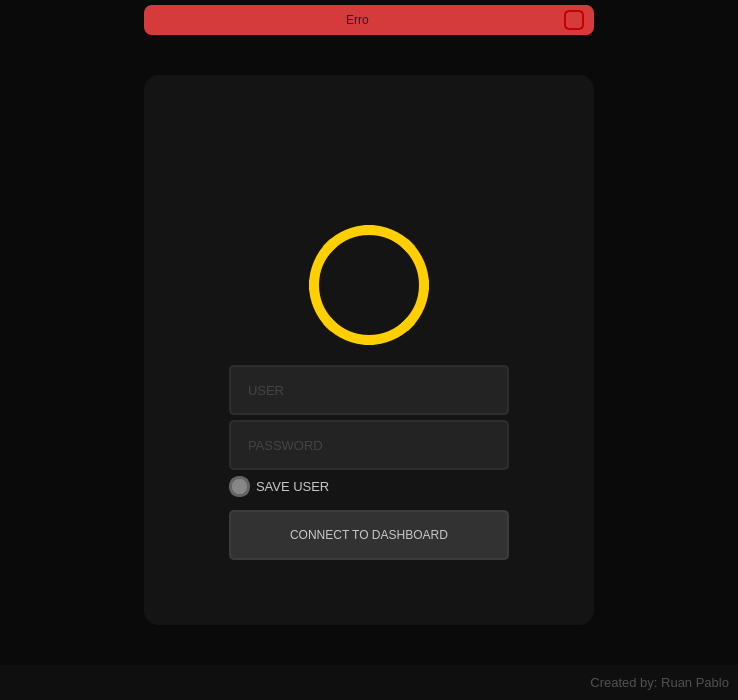
<?xml version="1.0" encoding="UTF-8"?>
<ui version="4.0">
 <class>MainWindow</class>
 <widget class="QMainWindow" name="MainWindow">
  <property name="geometry">
   <rect>
    <x>0</x>
    <y>0</y>
    <width>738</width>
    <height>700</height>
   </rect>
  </property>
  <property name="minimumSize">
   <size>
    <width>500</width>
    <height>700</height>
   </size>
  </property>
  <property name="font">
   <font>
    <family>Segoe UI</family>
    <pointsize>10</pointsize>
   </font>
  </property>
  <property name="windowTitle">
   <string>Login</string>
  </property>
  <property name="windowIcon">
   <iconset resource="file_rc.qrc">
    <normaloff>:/icon/image/Icon.ico</normaloff>:/icon/image/Icon.ico</iconset>
  </property>
  <property name="autoFillBackground">
   <bool>false</bool>
  </property>
  <property name="styleSheet">
   <string notr="true">color: rgb(200, 200, 200);
background-color: rgb(10, 10, 10);</string>
  </property>
  <property name="toolButtonStyle">
   <enum>Qt::ToolButtonIconOnly</enum>
  </property>
  <widget class="QWidget" name="centralwidget">
   <layout class="QVBoxLayout" name="verticalLayout">
    <property name="spacing">
     <number>0</number>
    </property>
    <property name="leftMargin">
     <number>0</number>
    </property>
    <property name="topMargin">
     <number>0</number>
    </property>
    <property name="rightMargin">
     <number>0</number>
    </property>
    <property name="bottomMargin">
     <number>0</number>
    </property>
    <item>
     <widget class="QFrame" name="top_bar">
      <property name="maximumSize">
       <size>
        <width>16777215</width>
        <height>35</height>
       </size>
      </property>
      <property name="styleSheet">
       <string notr="true"/>
      </property>
      <property name="frameShape">
       <enum>QFrame::NoFrame</enum>
      </property>
      <property name="frameShadow">
       <enum>QFrame::Raised</enum>
      </property>
      <layout class="QHBoxLayout" name="horizontalLayout_2">
       <property name="spacing">
        <number>0</number>
       </property>
       <property name="leftMargin">
        <number>0</number>
       </property>
       <property name="topMargin">
        <number>5</number>
       </property>
       <property name="rightMargin">
        <number>0</number>
       </property>
       <property name="bottomMargin">
        <number>0</number>
       </property>
       <item>
        <widget class="QFrame" name="frame_erro">
         <property name="maximumSize">
          <size>
           <width>450</width>
           <height>16777215</height>
          </size>
         </property>
         <property name="styleSheet">
          <string notr="true">background-color: rgb(214, 59, 59);
border-radius: 8px;</string>
         </property>
         <property name="frameShape">
          <enum>QFrame::StyledPanel</enum>
         </property>
         <property name="frameShadow">
          <enum>QFrame::Raised</enum>
         </property>
         <layout class="QHBoxLayout" name="horizontalLayout_3">
          <property name="spacing">
           <number>3</number>
          </property>
          <property name="leftMargin">
           <number>10</number>
          </property>
          <property name="topMargin">
           <number>3</number>
          </property>
          <property name="rightMargin">
           <number>10</number>
          </property>
          <property name="bottomMargin">
           <number>3</number>
          </property>
          <item>
           <widget class="QLabel" name="label_erro">
            <property name="styleSheet">
             <string notr="true">color:rgb(35, 35, 35);</string>
            </property>
            <property name="text">
             <string>Erro</string>
            </property>
            <property name="alignment">
             <set>Qt::AlignCenter</set>
            </property>
           </widget>
          </item>
          <item>
           <widget class="QPushButton" name="pushButton_close">
            <property name="maximumSize">
             <size>
              <width>20</width>
              <height>20</height>
             </size>
            </property>
            <property name="styleSheet">
             <string notr="true">QPushButton{
	background-image: url(:/Close_Image/image/cil-x.png);
	border-radius: 5px;
	background-position: center;
	border: 2px solid rgb(198, 0, 3);
	
}
QPushButton:hover{
	background-color: rgba(50, 50, 50, 50);
	color: rgb(200, 200, 200);
}
QPushButton:pressed{
	background-color: rgba(35, 35, 35, 35);
	color: rgb(200, 200, 200);
}</string>
            </property>
            <property name="text">
             <string/>
            </property>
           </widget>
          </item>
         </layout>
        </widget>
       </item>
      </layout>
     </widget>
    </item>
    <item>
     <widget class="QFrame" name="content">
      <property name="styleSheet">
       <string notr="true"/>
      </property>
      <property name="frameShape">
       <enum>QFrame::NoFrame</enum>
      </property>
      <property name="frameShadow">
       <enum>QFrame::Raised</enum>
      </property>
      <layout class="QHBoxLayout" name="horizontalLayout">
       <item>
        <widget class="QFrame" name="login_area">
         <property name="maximumSize">
          <size>
           <width>450</width>
           <height>550</height>
          </size>
         </property>
         <property name="styleSheet">
          <string notr="true">background-color: rgb(20, 20, 20);
border-radius: 15px ;</string>
         </property>
         <property name="frameShape">
          <enum>QFrame::NoFrame</enum>
         </property>
         <property name="frameShadow">
          <enum>QFrame::Raised</enum>
         </property>
         <widget class="QFrame" name="logo">
          <property name="geometry">
           <rect>
            <x>45</x>
            <y>40</y>
            <width>360</width>
            <height>90</height>
           </rect>
          </property>
          <property name="styleSheet">
           <string notr="true">background-image: url(:/logo/image/logo_360x90.png);
background-repeat: no-repeat;
background-position: center;</string>
          </property>
          <property name="frameShape">
           <enum>QFrame::StyledPanel</enum>
          </property>
          <property name="frameShadow">
           <enum>QFrame::Raised</enum>
          </property>
         </widget>
         <widget class="QFrame" name="avatar">
          <property name="geometry">
           <rect>
            <x>165</x>
            <y>150</y>
            <width>120</width>
            <height>120</height>
           </rect>
          </property>
          <property name="styleSheet">
           <string notr="true">QFrame{
	
	background-image: url(:/avatar/image/avatar.png);
	border-radius: 60px;
	border: 10px solid rgb(255, 207, 0);
	background-position: center
}</string>
          </property>
          <property name="frameShape">
           <enum>QFrame::StyledPanel</enum>
          </property>
          <property name="frameShadow">
           <enum>QFrame::Raised</enum>
          </property>
         </widget>
         <widget class="QLineEdit" name="lineEdit_user">
          <property name="geometry">
           <rect>
            <x>85</x>
            <y>290</y>
            <width>280</width>
            <height>50</height>
           </rect>
          </property>
          <property name="font">
           <font>
            <family>Segoe UI</family>
            <pointsize>10</pointsize>
           </font>
          </property>
          <property name="styleSheet">
           <string notr="true">QLineEdit{
	border: 2px solid rgb(45, 45, 45);
	border-radius: 5px;
	padding:15px;
	background-color: rgb(35, 35, 35);
	color: rgb(100, 100, 100);
}
QLineEdit:hover {
	border: 3px solid rgb(255, 207, 0);
}
QLineEdit:focus{
	border: 3px solid;
    border-color: rgb(255, 207, 0);
	color: rgb(200, 200, 200);
}

</string>
          </property>
          <property name="maxLength">
           <number>32</number>
          </property>
          <property name="placeholderText">
           <string>USER</string>
          </property>
         </widget>
         <widget class="QLineEdit" name="lineEdit_password">
          <property name="geometry">
           <rect>
            <x>85</x>
            <y>345</y>
            <width>280</width>
            <height>50</height>
           </rect>
          </property>
          <property name="font">
           <font>
            <family>Segoe UI</family>
            <pointsize>10</pointsize>
           </font>
          </property>
          <property name="styleSheet">
           <string notr="true">QLineEdit{
	border: 2px solid rgb(45, 45, 45);
	border-radius: 5px;
	padding: 15px;
	background-color: rgb(35, 35, 35);
	color: rgb(100, 100, 100);
}
QLineEdit:hover {
	border: 2px solid rgb(255, 207, 0);
}
QLineEdit:focus {
	border: 2px solid rgb(255, 207, 0);
	color: rgb(200, 200, 200)
}</string>
          </property>
          <property name="maxLength">
           <number>32</number>
          </property>
          <property name="echoMode">
           <enum>QLineEdit::Password</enum>
          </property>
          <property name="placeholderText">
           <string>PASSWORD</string>
          </property>
         </widget>
         <widget class="QCheckBox" name="checkBox_save_user">
          <property name="geometry">
           <rect>
            <x>85</x>
            <y>400</y>
            <width>271</width>
            <height>22</height>
           </rect>
          </property>
          <property name="font">
           <font>
            <family>Segoe UI</family>
            <pointsize>10</pointsize>
           </font>
          </property>
          <property name="styleSheet">
           <string notr="true">QCheckBox::indicator {
	border: 3px solid rgb(100, 100, 100);
	width: 15px;
	height: 15px;
	border-radius: 10px;
	background-color: rgb(135, 135, 135);
}
QCheckBox::indicator:checked {
	border: 3px solid rgb(255, 205, 0);
	background-color: rgb(255, 255, 0);
}</string>
          </property>
          <property name="text">
           <string>SAVE USER</string>
          </property>
         </widget>
         <widget class="QPushButton" name="pushButton_login">
          <property name="geometry">
           <rect>
            <x>85</x>
            <y>435</y>
            <width>280</width>
            <height>50</height>
           </rect>
          </property>
          <property name="styleSheet">
           <string notr="true">QPushButton{
	
	background-color: rgb(50, 50, 50);
	border: 2px solid rgb(60, 60, 60);
	border-radius: 5px;
}
QPushButton:hover{
	background-color: rgb(60, 60, 60);
	border: 2px solid rgb(70, 70, 70);
}
QPushButton:pressed{
	background-color: rgb(250, 230, 0);
	border: 2px solid rgb(255, 165, 24);
	color: rgb(35, 35, 35);
}</string>
          </property>
          <property name="text">
           <string>CONNECT TO DASHBOARD</string>
          </property>
         </widget>
        </widget>
       </item>
      </layout>
     </widget>
    </item>
    <item>
     <widget class="QFrame" name="bottom">
      <property name="maximumSize">
       <size>
        <width>16777215</width>
        <height>35</height>
       </size>
      </property>
      <property name="font">
       <font>
        <family>Segoe UI</family>
        <pointsize>10</pointsize>
       </font>
      </property>
      <property name="styleSheet">
       <string notr="true">background-color: rgb(15, 15, 15);</string>
      </property>
      <property name="frameShape">
       <enum>QFrame::NoFrame</enum>
      </property>
      <property name="frameShadow">
       <enum>QFrame::Raised</enum>
      </property>
      <layout class="QVBoxLayout" name="verticalLayout_2">
       <item>
        <widget class="QLabel" name="label_credits">
         <property name="font">
          <font>
           <family>Segoe UI</family>
           <pointsize>10</pointsize>
          </font>
         </property>
         <property name="styleSheet">
          <string notr="true">color: rgb(80, 80, 80);</string>
         </property>
         <property name="text">
          <string>Created by: Ruan Pablo</string>
         </property>
         <property name="alignment">
          <set>Qt::AlignRight|Qt::AlignTrailing|Qt::AlignVCenter</set>
         </property>
        </widget>
       </item>
      </layout>
     </widget>
    </item>
   </layout>
  </widget>
  <widget class="QMenuBar" name="menubar">
   <property name="geometry">
    <rect>
     <x>0</x>
     <y>0</y>
     <width>738</width>
     <height>21</height>
    </rect>
   </property>
  </widget>
 </widget>
 <resources>
  <include location="file_rc.qrc"/>
 </resources>
 <connections/>
</ui>
